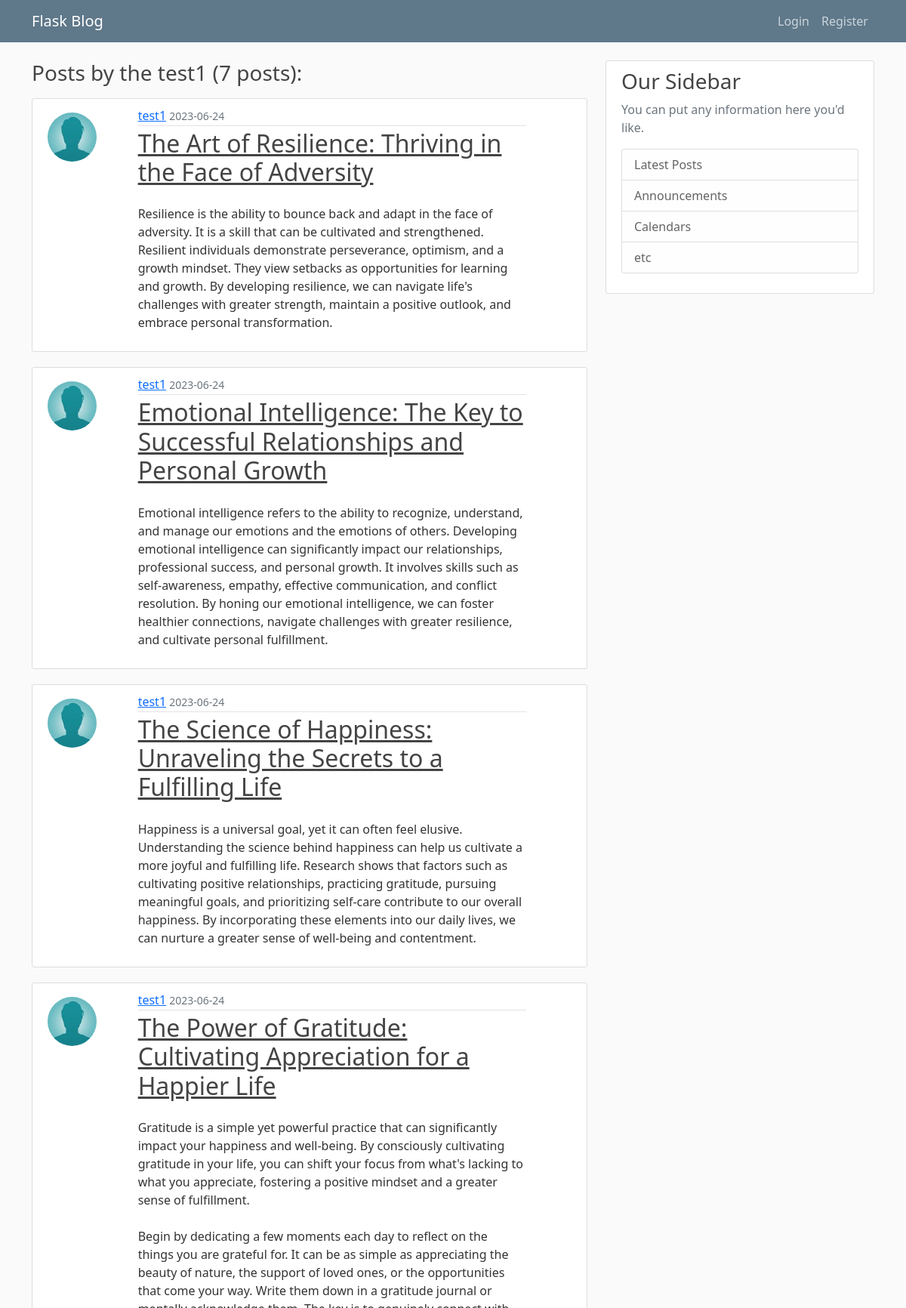
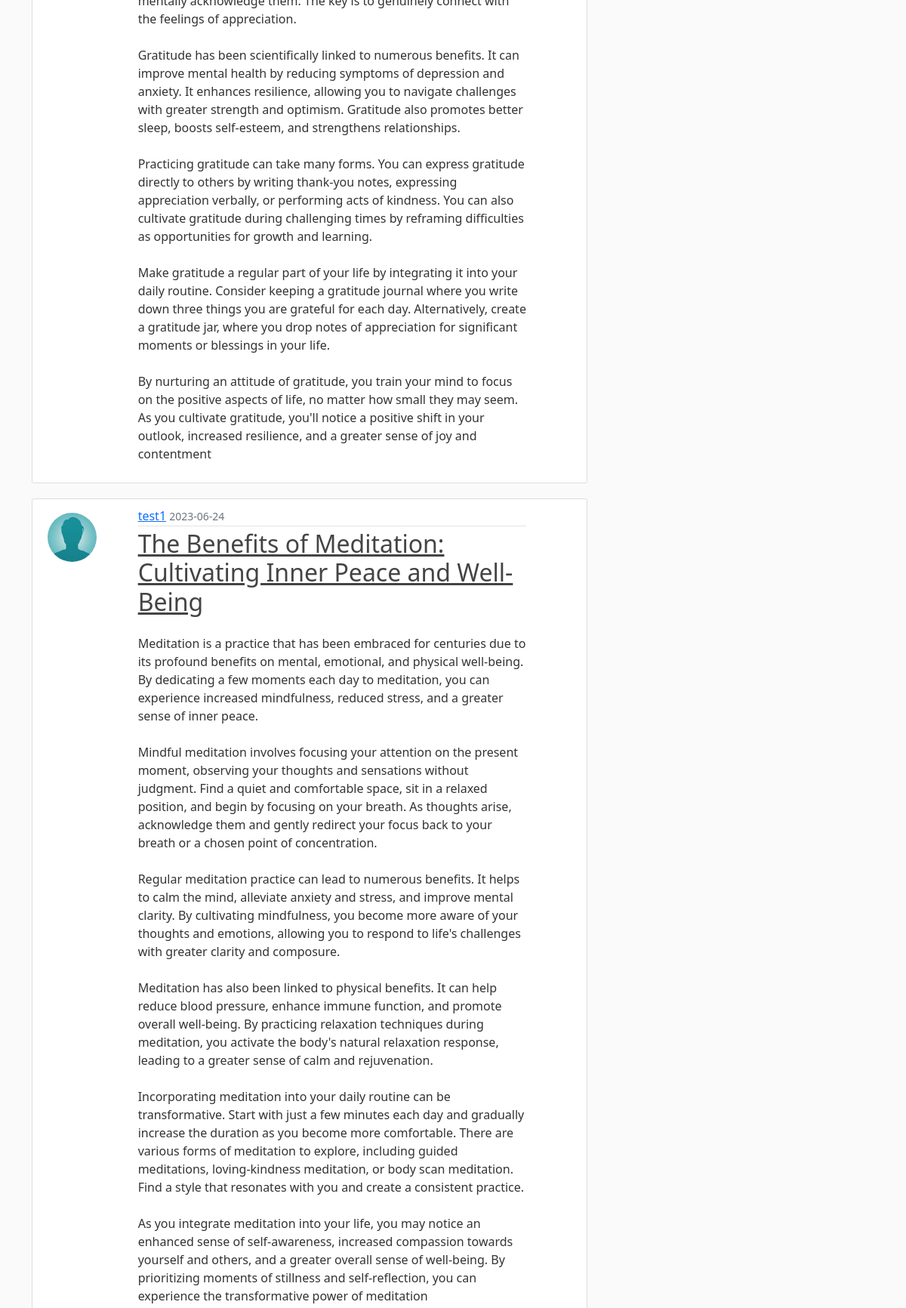
The app's page /user/test1 (upper part) with its own data (2 pictures, top to bottom).
### on_blog/models.py (models this page shows, shortened)
class User(db.Model, UserMixin):
    id = db.Column(db.Integer, primary_key=True)
    username = db.Column(db.String(20), unique=True, nullable=False)
    email = db.Column(db.String(100), unique=True, nullable=False)
    image_file = db.Column(db.String(20), nullable=False, default='default.jpeg')
    password = db.Column(db.String(60), nullable = False)
    posts = db.relationship("Post", backref = "author", lazy = True)

class Post(db.Model):
    id = db.Column(db.Integer, primary_key=True)
    title = db.Column(db.String(100), nullable=False)
    time = db.Column(db.DateTime, nullable = False, default = datetime.utcnow)
    content = db.Column(db.Text, nullable = False)
    user_id = db.Column(db.Integer, db.ForeignKey('user.id'), nullable = False)

### on_blog/posts/routes.py (the view)
@posts.route("/user/<string:username>")
def user_posts(username):
    page_no = request.args.get('page', default=1, type=int)
    user = User.query.filter_by(username=username).first_or_404()
    posts = Post.query.filter_by(author=user).order_by(Post.time.desc()).paginate(per_page=5, page=page_no)
    return render_template("user_posts.html", posts=posts, title="User Posts", user=user)

### on_blog/templates/user_posts.html (shortened to what this page needs)
{% extends "layout.html" %}
{% block content %}
<h3 class="mb-3">Posts by the {{user.username}} ({{posts.total}} posts): </h3>
{% for post in posts.items %}
<article class="content-section">
    <div class="row">
        <div class='col-sm-4 col-lg-2'>
            <img class="rounded-circle article-img align-items-start mt-2"
                 src="{{ url_for('static', filename='profile_pics/' + post.author.image_file) }}">
        </div>
        <div class='col-sm-8 col-lg-9'>
            <div class="media-body">
                <div class="article-metadata">
                    <a class="mr-2" href="{{url_for('posts.user_posts', username=post.author.username)}}">{{ post.author.username }}</a>
                    <small class="text-muted">{{ post.time.strftime('%Y-%m-%d') }}</small>
                </div>
                <h2><a class="article-title" href="{{url_for('posts.post', post_id = post.id)}}">{{ post.title }}</a></h2>
                <p class="article-content mt-4 ">{{ post.content }}</p>
            </div>
        </div>
    </div>
</article>
{% endfor %}
{% endblock content %}

### on_blog/static/main.css (style rules this page uses)
body { background: #fafafa; color: #333333; margin-top: 5rem; }
h1, h2, h3, h4, h5, h6 { color: #444444; }
.content-section { background: #ffffff; padding: 10px 20px; border: 1px solid #dddddd; border-radius: 3px; margin-bottom: 20px; }
.article-title { color: #444444; }
.article-content { white-space: pre-line; }
.article-img { height: 65px; width: 65px; margin-right: 16px; }
.article-metadata { padding-bottom: 1px; margin-bottom: 4px; border-bottom: 1px solid #e3e3e3 }

### records on screen
User: username "test1"
Post: image_file (picture), author.username "test1", time "2023-06-24", title "The Art of Resilience: Thriving in the Face of Adversity", content "Resilience is the ability to bounce back and adapt in the face of adversity. It is a skill that can be cultivated and strengthened. Resilient individuals demonstrate perseverance, optimism, and a growth mindset. They view setbacks as opportunities for learning and growth. By developing resilience, we can navigate life's challenges with greater strength, maintain a positive outlook, and embrace personal transformation."
Post: image_file (picture), author.username "test1", time "2023-06-24", title "Emotional Intelligence: The Key to Successful Relationships and Personal Growth", content "Emotional intelligence refers to the ability to recognize, understand, and manage our emotions and the emotions of others. Developing emotional intelligence can significantly impact our relationships, professional success, and personal growth. It involves skills such as self-awareness, empathy, effective communication, and conflict resolution. By honing our emotional intelligence, we can foster healthier connections, navigate challenges with greater resilience, and cultivate personal fulfillment."
Post: image_file (picture), author.username "test1", time "2023-06-24", title "The Science of Happiness: Unraveling the Secrets to a Fulfilling Life", content "Happiness is a universal goal, yet it can often feel elusive. Understanding the science behind happiness can help us cultivate a more joyful and fulfilling life. Research shows that factors such as cultivating positive relationships, practicing gratitude, pursuing meaningful goals, and prioritizing self-care contribute to our overall happiness. By incorporating these elements into our daily lives, we can nurture a greater sense of well-being and contentment."
Post: image_file (picture), author.username "test1", time "2023-06-24", title "The Power of Gratitude: Cultivating Appreciation for a Happier Life", content "Gratitude is a simple yet powerful practice that can significantly impact your happiness and well-being. By consciously cultivating gratitude in your life, you can shift your focus from what's lacking to what you appreciate, fostering a positive mindset and a greater sense of fulfillment. Begin by dedicating a few moments each day to reflect on the things you are grateful for. It can be as simple as appreciating the beauty of nature, the support of loved ones, or the opportunities that come your way. Write them down in a gratitude journal or mentally acknowledge them. The key is to genuinely connect with the feelings of appreciation. Gratitude has been scientifically linked to numerous…"
Post: image_file (picture), author.username "test1", time "2023-06-24", title "The Benefits of Meditation: Cultivating Inner Peace and Well-Being", content "Meditation is a practice that has been embraced for centuries due to its profound benefits on mental, emotional, and physical well-being. By dedicating a few moments each day to meditation, you can experience increased mindfulness, reduced stress, and a greater sense of inner peace. Mindful meditation involves focusing your attention on the present moment, observing your thoughts and sensations without judgment. Find a quiet and comfortable space, sit in a relaxed position, and begin by focusing on your breath. As thoughts arise, acknowledge them and gently redirect your focus back to your breath or a chosen point of concentration. Regular meditation practice can lead to numerous benefits.…"

### other values on screen
{{ posts.total }} "7"
